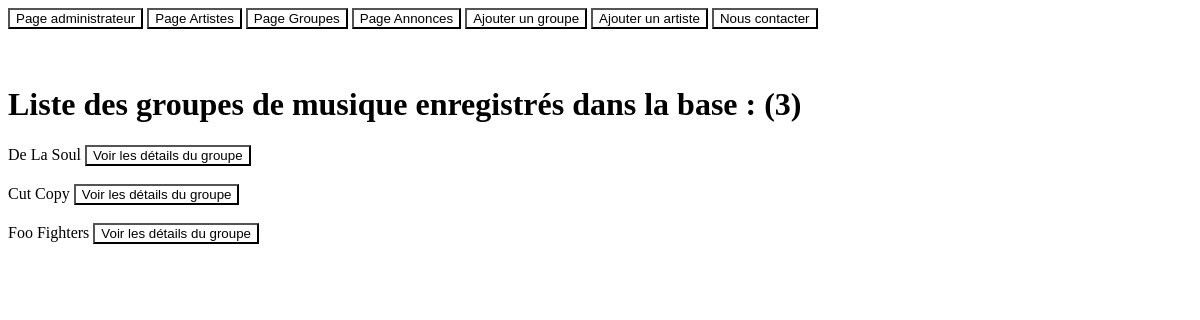
The app's page /, older data.
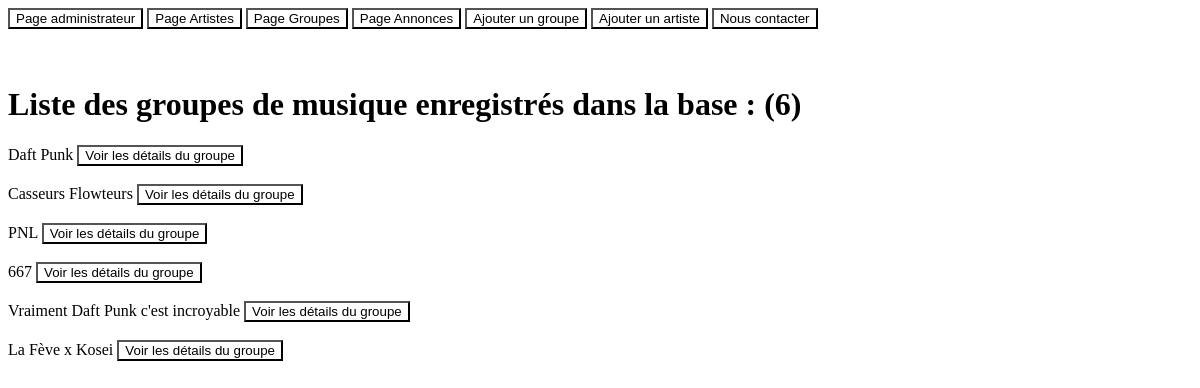
The same page, newer data.
### listings/models.py (models this page shows, shortened)
class Band(models.Model):
    name = models.fields.CharField(max_length=100)
    class Genre(models.TextChoices):
        RAP = 'RAP'
        POP = 'POP'
        DISCO = 'DC'
        ELECTRO = 'ELEC'
        NON_DEFINI = 'ND'
    genre = models.fields.CharField(choices=Genre.choices, max_length=5)
    biography = models.fields.CharField(max_length=1000)
    year_formed = models.fields.IntegerField(
        validators=[MinValueValidator(1900), MaxValueValidator(2021)]
    )
    active = models.fields.BooleanField(default=True)
    official_homepage = models.fields.URLField(null=True, blank=True)

### listings/views.py (the view)
# urls.py: path('', views.band_list),
def band_list(request):
    bands = Band.objects.all()
    return render(request,
        'listings/band_list.html',
        {'bands': bands}
    )

### listings/templates/listings/band_list.html
{% extends 'listings/base.html' %}
{% block content %}
<h1>Liste des groupes de musique enregistrés dans la base : ({{bands|length}})</h1>
{% for band in bands%}
    <a>
        {{band.name}}
        <button onclick="location.href='/band_list/{{band.pk}}'" id="button">Voir les détails du groupe</button>
    <a>
    <br/><br/>
{% endfor %}
{% endblock %}

Row changes from the older to the newer data that the page shows:
changed Band: name "De La Soul" → "Daft Punk"
changed Band: name "Cut Copy" → "Casseurs Flowteurs"
changed Band: name "Foo Fighters" → "PNL"
added Band: name "667"
added Band: name "Vraiment Daft Punk c'est incroyable"
added Band: name "La Fève x Kosei"
Text that changed along with them:
{{ bands|length }}: "3" → "6"
